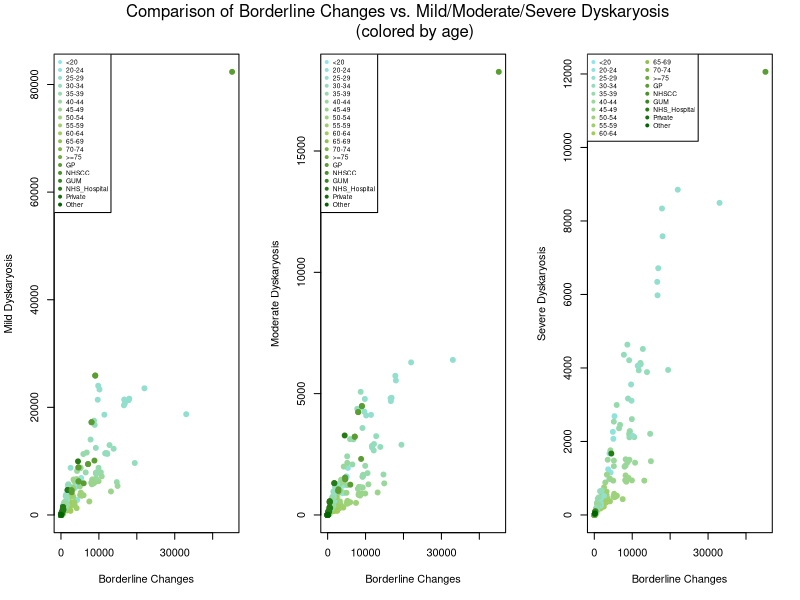
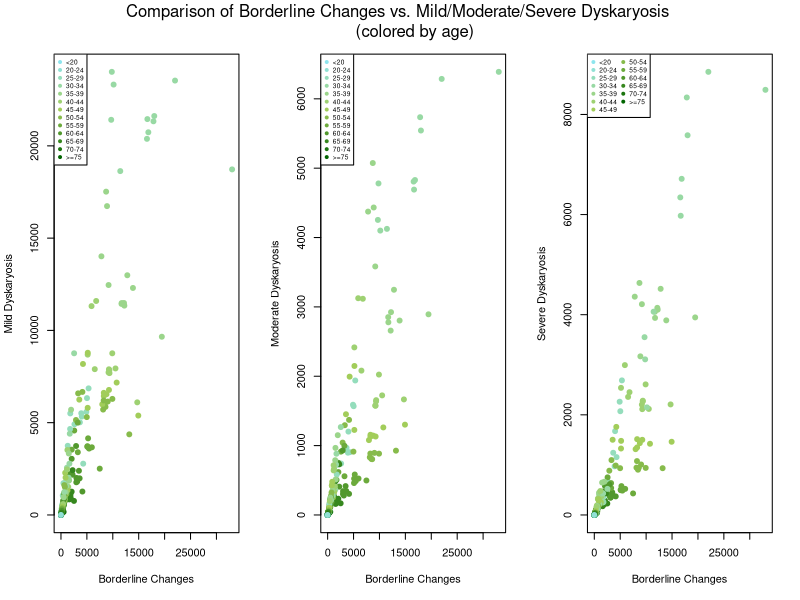
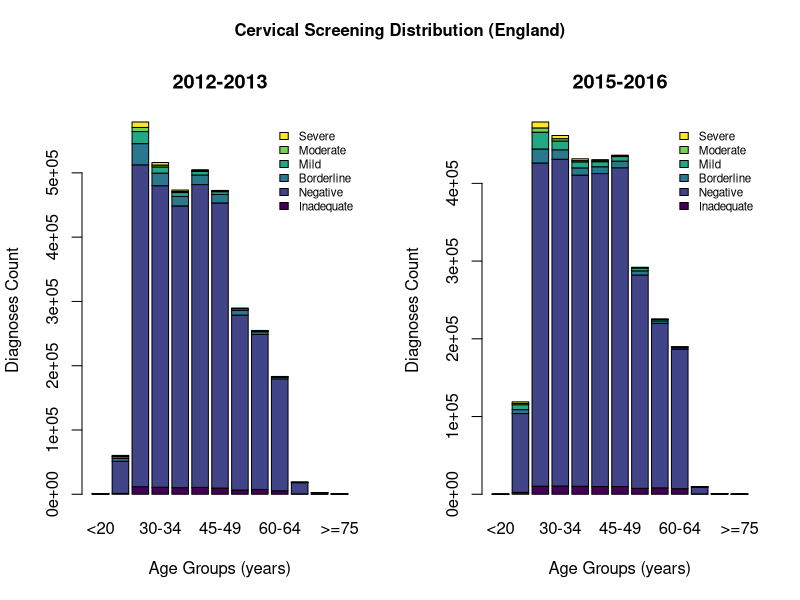
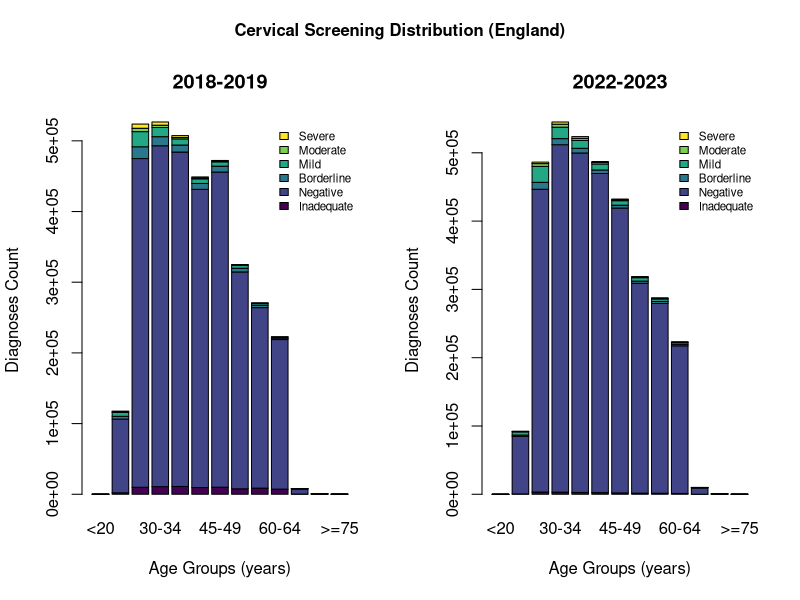
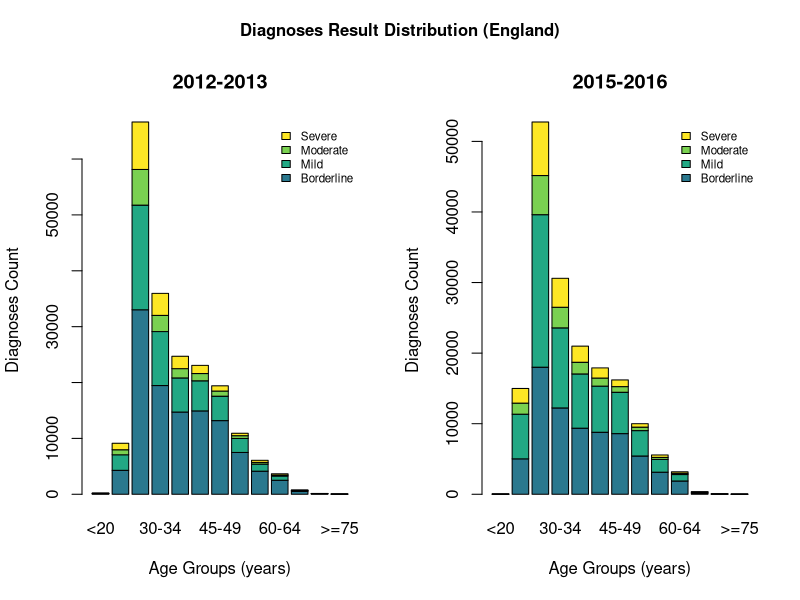
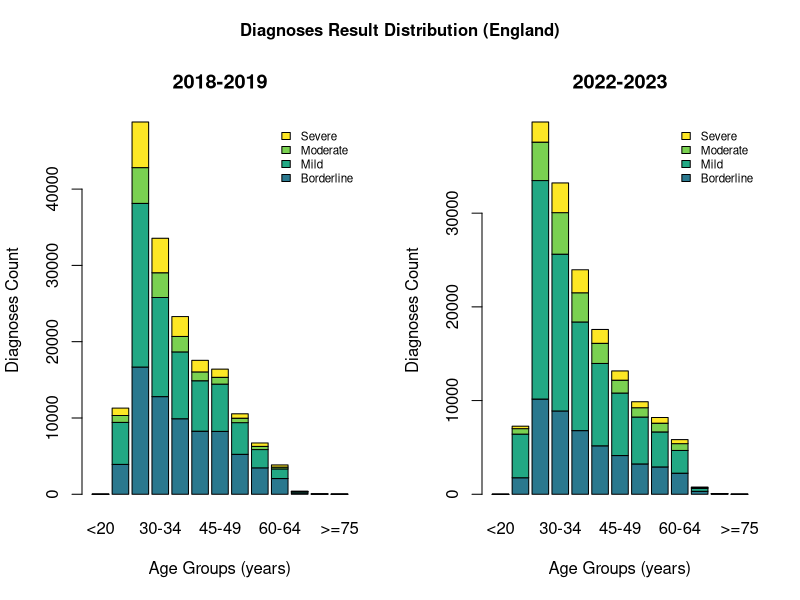

Generate these figures, in order, with R:
## ---- chunk 1
knitr::opts_chunk$set(echo = TRUE)
## ---- chunk 2
source <- read.csv("cervical-programme-annual-2022-23-csvs/kc61_sample_result_age_source.csv")

source$Severe_dyskaryosis <- gsub("not included", NA, source$Severe_dyskaryosis)

uniq_ind <- unique(source$Indicator)
for (i in 1:length(uniq_ind)){
  source$Indicator <- gsub(uniq_ind[i], i, source$Indicator)
} 
source$Indicator <- as.numeric(source$Indicator)

severe_NA <- source[is.na(source$Severe_dyskaryosis) == FALSE, ]
severe_NA$Severe_dyskaryosis <- as.numeric(severe_NA$Severe_dyskaryosis)

for (i in 1:length(uniq_ind)){
  df <- data.frame(source[source$Indicator == i, ])
  df_name <- paste0("df", i)
  assign(df_name, df)
}

colfunc <- colorRampPalette(c("cadetblue2", "darkolivegreen3", "darkgreen"))
age_color <- fields::color.scale(source$Indicator, col = colfunc(19))

par(mfrow = c(1, 3))
plot(source$Borderline_changes, source$Mild_dyskaryosis, col = age_color, 
     pch = 19, xlab = "Borderline Changes", ylab = "Mild Dyskaryosis")
legend("topleft", legend = uniq_ind, pch = 19, col = colfunc(19), cex = .6)

plot(source$Borderline_changes, source$Moderate_dyskaryosis, col = age_color, 
     pch = 19, xlab = "Borderline Changes", ylab = "Moderate Dyskaryosis")
legend("topleft", legend = uniq_ind, pch = 19, col = colfunc(19), cex = .6)

plot(source$Borderline_changes, source$Severe_dyskaryosis, col = age_color, 
     pch = 19, xlab = "Borderline Changes", ylab = "Severe Dyskaryosis")
legend("topleft", legend = uniq_ind, pch = 19, ncol = 2, col = colfunc(19), cex = .6)

mtext("Comparison of Borderline Changes vs. Mild/Moderate/Severe Dyskaryosis 
      (colored by age)", outer = TRUE, cex = 1, line = -3)

## ---- chunk 3
source_age <- source[source$Indicator < 14, ]
uniq_ind_age <- uniq_ind[-14:-19]

colfunc <- colorRampPalette(c("cadetblue2", "darkolivegreen3", "darkgreen"))
age_color <- fields::color.scale(uniq_ind_age, col = colfunc(13))

par(mfrow = c(1, 3))
plot(source_age$Borderline_changes, source_age$Mild_dyskaryosis, col = age_color, 
     pch = 19, xlab = "Borderline Changes", ylab = "Mild Dyskaryosis")
legend("topleft", legend = uniq_ind_age, pch = 19, col = colfunc(13), cex = .6)

plot(source_age$Borderline_changes, source_age$Moderate_dyskaryosis, col = age_color, 
     pch = 19, xlab = "Borderline Changes", ylab = "Moderate Dyskaryosis")
legend("topleft", legend = uniq_ind_age, pch = 19, col = colfunc(13), cex = .6)

plot(source_age$Borderline_changes, source_age$Severe_dyskaryosis, col = age_color, 
     pch = 19, xlab = "Borderline Changes", ylab = "Severe Dyskaryosis")
legend("topleft", legend = uniq_ind_age, pch = 19, ncol = 2, col = colfunc(13), cex = .6)

mtext("Comparison of Borderline Changes vs. Mild/Moderate/Severe Dyskaryosis 
      (colored by age)", outer = TRUE, cex = 1, line = -3)

## ---- chunk 4
suppressMessages(library(viridisLite))
suppressMessages(library(viridis))
suppressMessages(library(fields))

diagnosis_color <- color.scale(1:6, viridis(6))
diagnosis_col <- which(colnames(severe_NA) == "Inadequate" |
                         colnames(severe_NA) == "Negative" |
                         colnames(severe_NA) == "Borderline_changes" |
                         colnames(severe_NA) == "Mild_dyskaryosis" |
                         colnames(severe_NA) == "Moderate_dyskaryosis" | 
                         colnames(severe_NA) == "Severe_dyskaryosis")

par(mfrow = c(1,2), oma = c(0, 0, 2, 0))
for (i in 1:2) {
  y <- c("2012-13", "2015-16", "2018-19", "2022-23")
  df <- which(severe_NA$CollectionYearRange == y[i] & 
                severe_NA$Org_Name == "England" &
                suppressWarnings(severe_NA$Indicator == c(1:13)))
  plot <- severe_NA[df, diagnosis_col]
  plot <- t(plot)
  rownames(plot) <- c("Inadequate", "Negative", 
                    "Borderline", "Mild",
                    "Moderate", "Severe")
  colnames(plot) <- c("<20", "20-24", "25-29", "30-34", "35-39", 
                      "40-44", "45-49", "50-54", "55-59", "60-64", 
                      "65-69", "70-74", ">=75")
  plot_title <- c("2012-2013", "2015-2016", "2018-2019", "2022-2023")
  plot <- as.matrix(plot)
  
  barplot(plot,
        col = diagnosis_color,
        legend.text = row.names(plot),
        args.legend = list(x = "topright", cex = 0.7, bty = "n"),
        main = plot_title[i],
        xlab = "Age Groups (years)",
        ylab = "Diagnoses Count")
}
mtext("Cervical Screening Distribution (England)", side = 3, outer = TRUE, font = 2)
## ---- chunk 5
par(mfrow = c(1,2), oma = c(0, 0, 2, 0))
for (i in 3:4) {
  y <- c("2012-13", "2015-16", "2018-19", "2022-23")
  df <- which(severe_NA$CollectionYearRange == y[i] & 
                severe_NA$Org_Name == "England" &
                suppressWarnings(severe_NA$Indicator == c(1:13)))
  plot <- severe_NA[df, diagnosis_col]
  plot <- t(plot)
  rownames(plot) <- c("Inadequate", "Negative", 
                    "Borderline", "Mild",
                    "Moderate", "Severe")
  colnames(plot) <- c("<20", "20-24", "25-29", "30-34", "35-39", 
                      "40-44", "45-49", "50-54", "55-59", "60-64", 
                      "65-69", "70-74", ">=75")
  plot_title <- c("2012-2013", "2015-2016", "2018-2019", "2022-2023")
  plot <- as.matrix(plot)
  
  barplot(plot,
        col = diagnosis_color,
        legend.text = row.names(plot),
        args.legend = list(x = "topright", cex = 0.7, bty = "n"),
        main = plot_title[i],
        xlab = "Age Groups (years)",
        ylab = "Diagnoses Count")
}
mtext("Cervical Screening Distribution (England)", side = 3, outer = TRUE, font = 2)

## ---- chunk 6
par(mfrow = c(1,2), oma = c(0 , 0, 2, 0))
for (i in 1:2) {
  y <- c("2012-13", "2015-16", "2018-19", "2022-23")
  df <- which(severe_NA$CollectionYearRange == y[i] & 
                severe_NA$Org_Name == "England" &
                suppressWarnings(severe_NA$Indicator == c(1:13)))
  df <- which(severe_NA$CollectionYearRange == y[i])
  plot <- severe_NA[df, diagnosis_col]
  plot <- t(plot)
  rownames(plot) <- c("Inadequate", "Negative", 
                    "Borderline", "Mild",
                    "Moderate", "Severe")
  colnames(plot) <- c("<20", "20-24", "25-29", "30-34", "35-39", 
                      "40-44", "45-49", "50-54", "55-59", "60-64", 
                      "65-69", "70-74", ">=75")
  plot_title <- c("2012-2013", "2015-2016", "2018-2019", "2022-2023")
  plot <- as.matrix(plot)
  plot_2 <- plot[-(1:2), ]
  
  barplot(plot_2,
        col = diagnosis_color[c(3:6)],
        legend.text = row.names(plot_2),
        args.legend = list(x = "topright", cex = 0.7, bty = "n"),
        main = plot_title[i],
        xlab = "Age Groups (years)",
        ylab = "Diagnoses Count")
}
mtext("Diagnoses Result Distribution (England)", side = 3, outer = TRUE, font = 2)
## ---- chunk 7
par(mfrow = c(1,2), oma = c(0 , 0, 2, 0))
for (i in 3:4) {
  y <- c("2012-13", "2015-16", "2018-19", "2022-23")
  df <- which(severe_NA$CollectionYearRange == y[i] & 
                severe_NA$Org_Name == "England" &
                suppressWarnings(severe_NA$Indicator == c(1:13)))
  plot <- severe_NA[df, diagnosis_col]
  plot <- t(plot)
  rownames(plot) <- c("Inadequate", "Negative", 
                    "Borderline", "Mild",
                    "Moderate", "Severe")
  colnames(plot) <- c("<20", "20-24", "25-29", "30-34", "35-39", 
                      "40-44", "45-49", "50-54", "55-59", "60-64", 
                      "65-69", "70-74", ">=75")
  plot_title <- c("2012-2013", "2015-2016", "2018-2019", "2022-2023")
  plot <- as.matrix(plot)
  plot_2 <- plot[-(1:2), ]
  
  barplot(plot_2,
        col = diagnosis_color[c(3:6)],
        legend.text = row.names(plot_2),
        args.legend = list(x = "topright", cex = 0.7, bty = "n"),
        main = plot_title[i],
        xlab = "Age Groups (years)",
        ylab = "Diagnoses Count")
}
mtext("Diagnoses Result Distribution (England)", side = 3, outer = TRUE, font = 2)
